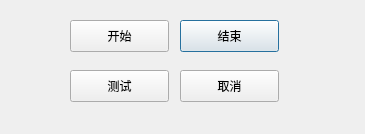
<?xml version="1.0" encoding="UTF-8"?>
<ui version="4.0">
 <class>w_scr_dish_pay_set_ogg</class>
 <widget class="QDialog" name="w_scr_dish_pay_set_ogg">
  <property name="geometry">
   <rect>
    <x>0</x>
    <y>0</y>
    <width>365</width>
    <height>134</height>
   </rect>
  </property>
  <property name="windowTitle">
   <string>Dialog</string>
  </property>
  <widget class="QPushButton" name="pushButton_stop">
   <property name="geometry">
    <rect>
     <x>180</x>
     <y>20</y>
     <width>99</width>
     <height>32</height>
    </rect>
   </property>
   <property name="text">
    <string>结束</string>
   </property>
  </widget>
  <widget class="QPushButton" name="pushButton_start">
   <property name="geometry">
    <rect>
     <x>70</x>
     <y>20</y>
     <width>99</width>
     <height>32</height>
    </rect>
   </property>
   <property name="text">
    <string>开始</string>
   </property>
  </widget>
  <widget class="QPushButton" name="pushButton_cancel">
   <property name="geometry">
    <rect>
     <x>180</x>
     <y>70</y>
     <width>99</width>
     <height>32</height>
    </rect>
   </property>
   <property name="text">
    <string>取消</string>
   </property>
  </widget>
  <widget class="QPushButton" name="pushButton_test">
   <property name="geometry">
    <rect>
     <x>70</x>
     <y>70</y>
     <width>99</width>
     <height>32</height>
    </rect>
   </property>
   <property name="text">
    <string>测试</string>
   </property>
  </widget>
 </widget>
 <resources/>
 <connections>
  <connection>
   <sender>pushButton_start</sender>
   <signal>clicked()</signal>
   <receiver>w_scr_dish_pay_set_ogg</receiver>
   <slot>accept()</slot>
   <hints>
    <hint type="sourcelabel">
     <x>126</x>
     <y>24</y>
    </hint>
    <hint type="destinationlabel">
     <x>34</x>
     <y>26</y>
    </hint>
   </hints>
  </connection>
  <connection>
   <sender>pushButton_stop</sender>
   <signal>clicked()</signal>
   <receiver>w_scr_dish_pay_set_ogg</receiver>
   <slot>reject()</slot>
   <hints>
    <hint type="sourcelabel">
     <x>259</x>
     <y>33</y>
    </hint>
    <hint type="destinationlabel">
     <x>261</x>
     <y>47</y>
    </hint>
   </hints>
  </connection>
 </connections>
</ui>
